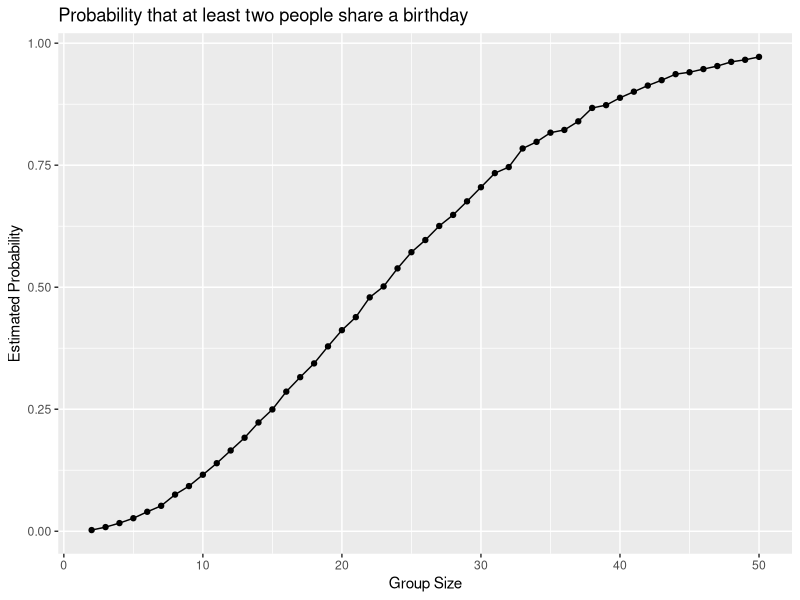

Write R code to recreate this figure. (Note: this script raises an error after producing the figure.)
## ---- chunk 1
library(tidyverse)
set.seed(1)

shared_bday = function(n_group) {

  sim_bday = sample(1:365, size = n_group, replace = TRUE)
  any(duplicated(sim_bday))

}

#For any(duplicated()) was unsure where to find in notes so used AI to help find this function. The use is straightforward, if any of the called upon birthdays from the sample() are duplicated.
#Duplicated flags birthdays already included in sample. Any() returns true if a birthday is repeated, false if not. 
## ---- chunk 2
bday_results_df =
  expand_grid(
    group_size = 2:50,
    iter = 1:10000
  ) |>
  mutate(shared = map(group_size, shared_bday)) |>
  unnest(shared) |>
  group_by(group_size) |>
  summarize(prob_shared = mean(shared))

bday_results_df
## ---- chunk 3
bday_results_df |>
  ggplot(aes(x = group_size, y = prob_shared)) +
  geom_point() +
  geom_path() +
  labs(
    title = "Probability that at least two people share a birthday",
    x = "Group Size",
    y = "Estimated Probability"
  )
## ---- chunk 4
study_df =
  tibble(
    files = list.files("data/"),
    path = str_c("data/", files)
  ) |>
  mutate(data = map(path, read_csv)) |>
  unnest(data)

study_df
## ---- chunk 5

tidy_df = 
  study_df |>
  mutate(
    subject = str_replace(files, ".csv", ""),
    arm = str_sub(subject, 1, 3),
    arm = recode_values(arm, "con" ~ "control", "exp" ~ "experimental")) |>
  pivot_longer(
    week_1:week_8,
    names_to = "week",
    values_to = "observation",
    names_prefix = "week_") |>
  mutate(week = as.numeric(week)) |>
  select(subject, arm, week, observation)

tidy_df

#R gave me a warning so I switched case_match() to recode_values()

#replaced the name using mutate and then used case match to make con -> control and exp -> experimental
## ---- chunk 6

tidy_df |>
  ggplot(aes(x = week, y = observation, group = subject, color = arm)) +
  geom_point() +
  geom_path() +
  facet_grid(~arm) +
  labs(
    title = "Observations over time for each subject, comparing arms",
    x = "Week",
    y = "Observation"
  )

## ---- chunk 7

sim_t_test = function(mu, n = 30, sigma = 5) {

  sim_data = tibble(
    x = rnorm(n, mean = mu, sd = sigma)
  )
  
  sim_data |>
    pull(x) |>
    t.test(mu = 0) |>
    broom::tidy() |>
    select(estimate, p.value)
}

#created input data, and then made x to do t.test on
#used AI assistance to know how to perform t.test(mu=0), mu=0 is the null in this case
#Also used AI to select the values estimate and p value

## ---- chunk 8

sim_results_df =
  expand_grid(
    true_mu = 0:6,
    iter = 1:5000
  ) |>
  mutate(estimate_df = map(true_mu, sim_t_test)) |>
  unnest(estimate_df)

#used expand_grid to make the new row values, used map() to perform sim_t_test on mu values, and then used unnest() to get estimate and p value

## ---- chunk 9

power_df =
  sim_results_df |>
  group_by(true_mu) |>
  summarize(power = mean(p.value < 0.05))

#looking at the mean of true vs false (so will get proportion)
#used AI assistance to help with approach here, also confirmed with lecture notes 

power_df |>
  ggplot(aes(x = true_mu, y = power)) +
  geom_point() +
  geom_path() +
  labs(
    title = "Power of the t test",
    x = "True value of mu",
    y = "Power"
  )
## ---- chunk 10
avg_df =
  sim_results_df |>
  group_by(true_mu) |>
  summarize(avg_mu_est = mean(estimate))

avg_df |>
  ggplot(aes(x = true_mu, y = avg_mu_est)) +
  geom_point() +
  geom_path() +
  labs(
    title = "Average estimate of mu across all samples",
    x = "True value of mu",
    y = "Average estimate of mu"
  )
## ---- chunk 11

avg_est_rejected_df =
  sim_results_df |>
  filter(p.value < 0.05) |>
  group_by(true_mu) |>
  summarize(avg_mu_rej_est = mean(estimate))

avg_est_rejected_df |>
  ggplot(aes(x = true_mu, y = avg_mu_rej_est)) +
  geom_point() +
  geom_path() +
  labs(
    title = "Average estimate of mu in samples (where null is rejected)",
    x = "True value of mu",
    y = "Average estimate of mu"
  )
